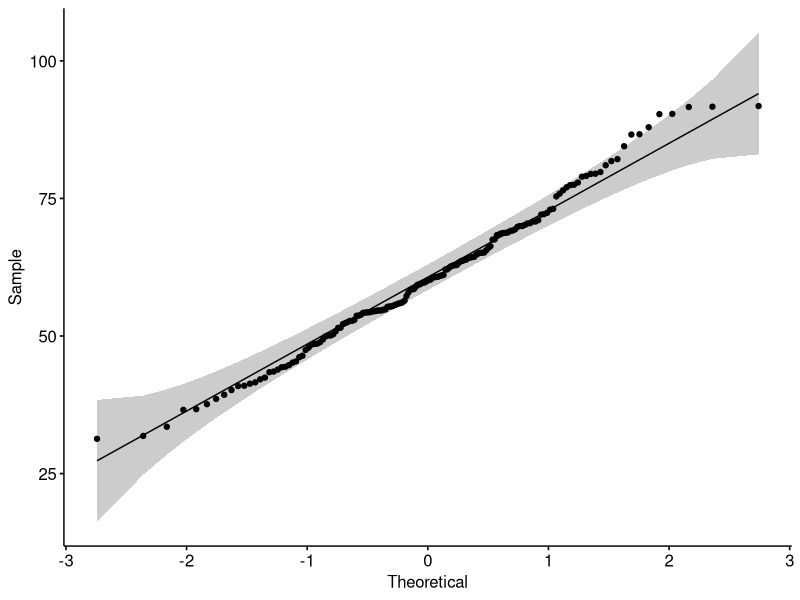
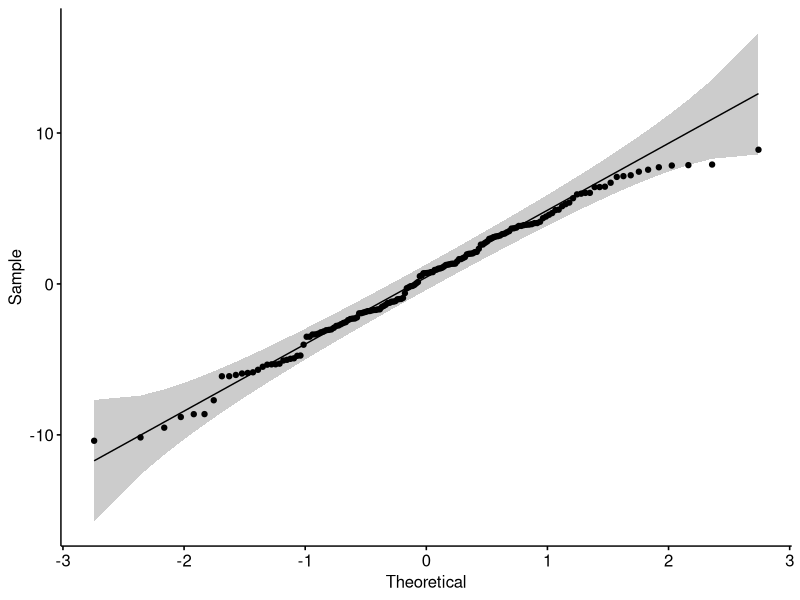
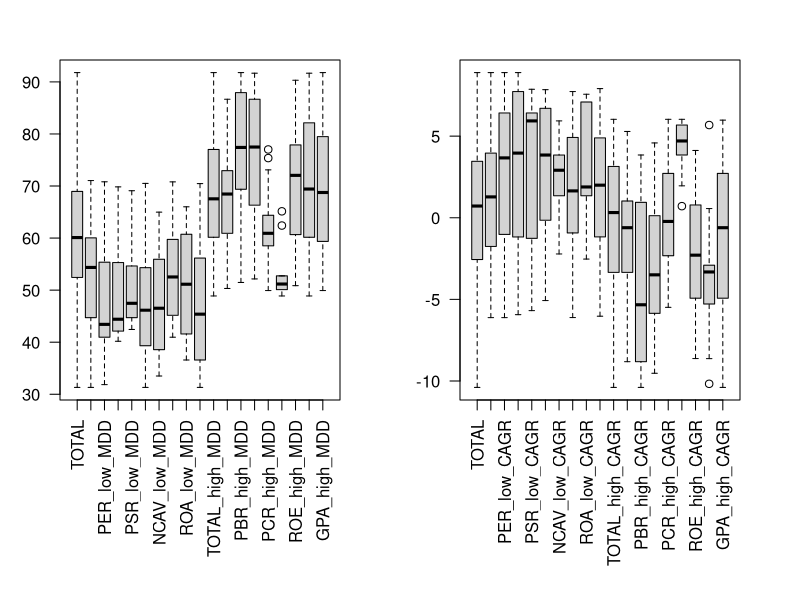

Generate these figures, in order, with R: (Note: this script raises an error after producing the figures.)
TOTAL_low_MDD = c(59.73552, 52.92951, 56.43039, 57.91319, 71.04587, 56.15704, 44.31762, 48.55338, 54.318, 54.20782, 46.41763, 54.80397, 54.30022, 51.5026, 49.36184, 64.33632, 64.25071, 64.98177, 62.87064, 58.39246, 65.10798, 59.55957, 63.55059, 64.1788, 63.26906, 54.5347, 55.6568, 63.88512, 62.89266, 60.04008, 58.53195, 53.67502, 60.76182, 54.25569, 60.73156, 59.74738, 54.63875, 54.39617, 70.46261, 33.50285, 36.57725, 45.38629, 55.29663, 52.7555, 69.83585, 40.90298, 44.4122, 40.17632, 43.54355, 42.12777, 54.82233, 52.34885, 70.50593, 31.31411, 37.60741, 36.70954, 45.16528, 55.36668, 48.4347, 70.81285, 31.84578, 38.56331, 41.32567, 39.31766, 43.42193, 41.57752, 40.95959, 55.36668, 54.64461, 69.09742, 43.88928, 48.62216, 42.44428, 46.14492, 47.47282, 44.70858, 55.93016, 54.63875, 47.891, 70.79506, 52.52811, 66.00452)
TOTAL_low_CAGR = c(-1.756145, 1.155141, -1.681722, -2.298527, -5.899566, 1.494775, 2.612904, 3.960124, 1.302175, 1.714922, 3.419481, 1.779836, 2.125367, -1.456782, -1.377404, -5.028861, -2.783548, -2.217649, -2.399435, -1.68522, -2.748165, -1.727813, -2.531664, -2.665948, -1.525066, -0.9960499, -1.948223, -4.744458, 0.7253263, 2.025629, 2.006881, 2.105479, 1.340845, 4.028249, 1.253287, 1.334346, -1.172487, -1.937601, -6.031198, 3.208229, 1.994673, 2.605071, -1.176548, -1.795383, -5.935466, 7.911159, 3.932292, 7.200442, 7.567444, 7.730341, -0.1516437, -1.005545, -5.07349, 5.149897, 3.842735, 7.091209, 6.70446, -1.249414, -1.020049, -6.117532, 4.892784, 3.668038, 8.892479, 7.84581, 6.419016, 6.44449, 4.921137, -1.261463, -1.803922, -5.690171, 6.418911, 5.933762, 7.871042, 6.03514, 7.14275, 7.436513, 1.347928, -1.136765, -0.9291151, -6.114521, 0.7079273, 1.644249)
PER_low_MDD = c(54.20782, 65.10798, 60.76182, 55.36668, 48.4347, 70.81285, 31.84578, 38.56331, 41.32567, 39.31766, 43.42193, 41.57752, 40.95959)
PER_low_CAGR = c(1.714922, -2.748165, 1.340845, -1.249414, -1.020049, -6.117532, 4.892784, 3.668038, 8.892479, 7.84581, 6.419016, 6.44449, 4.921137)
PBR_low_MDD = c(48.55338, 62.87064, 58.53195, 55.29663, 52.7555, 69.83585, 40.90298, 44.4122, 40.17632, 43.54355, 42.12777, 41.32567, 42.44428)
PBR_low_CAGR = c(3.960124, -2.399435, 2.006881, -1.176548, -1.795383, -5.935466, 7.911159, 3.932292, 7.200442, 7.567444, 7.730341, 8.892479, 7.871042)
PSR_low_MDD = c(46.41763, 59.55957, 54.25569, 43.42193, 55.36668, 54.64461, 69.09742, 43.88928, 48.62216, 42.44428, 46.14492, 47.47282, 44.70858)
PSR_low_CAGR = c(3.419481, -1.727813, 4.028249, 6.419016, -1.261463, -1.803922, -5.690171, 6.418911, 5.933762, 7.871042, 6.03514, 7.14275, 7.436513)
PCR_low_MDD = c(54.318, 58.39246, 53.67502, 40.17632, 54.82233, 52.34885, 70.50593, 31.31411, 37.60741, 36.70954, 45.16528, 39.31766, 46.14492)
PCR_low_CAGR = c(1.302175, -1.68522, 2.105479, 7.200442, -0.1516437, -1.005545, -5.07349, 5.149897, 3.842735, 7.091209, 6.70446, 7.84581, 6.03514)
NCAV_low_MDD = c(44.31762, 64.98177, 60.04008, 33.50285, 44.4122, 37.60741, 38.56331, 48.62216, 55.93016, 52.52811)
NCAV_low_CAGR = c(2.612904, -2.217649, 2.025629, 3.208229, 3.932292, 3.842735, 3.668038, 5.933762, 1.347928, 0.7079273)
ROE_low_MDD = c(54.30022, 64.1788, 59.74738, 45.38629, 42.12777, 45.16528, 40.95959, 44.70858, 54.63875, 47.891, 70.79506, 52.52811, 66.00452)
ROE_low_CAGR = c(2.125367, -2.665948, 1.334346, 2.605071, 7.730341, 6.70446, 4.921137, 7.436513, -1.136765, -0.9291151, -6.114521, 0.7079273, 1.644249)
ROA_low_MDD = c(54.80397, 63.55059, 60.73156, 36.57725, 43.54355, 36.70954, 41.57752, 47.47282, 55.93016, 66.00452)
ROA_low_CAGR = c(1.779836, -2.531664, 1.253287, 1.994673, 7.567444, 7.091209, 6.44449, 7.14275, 1.347928, 1.644249)
GPA_low_MDD = c(56.15704, 64.25071, 62.89266, 54.63875, 54.39617, 70.46261, 33.50285, 36.57725, 45.38629, 40.90298, 31.31411, 31.84578, 43.88928)
GPA_low_CAGR = c(1.494775, -2.783548, 0.7253263, -1.172487, -1.937601, -6.031198, 3.208229, 1.994673, 2.605071, 7.911159, 5.149897, 4.892784, 6.418911)
TOTAL_high_MDD = c(55.78422, 69.98557, 79.08377, 62.66382, 65.59065, 69.1669, 65.13913, 77.41693, 63.6535, 72.14851, 77.48677, 68.63808, 72.04861, 75.87325, 58.95002, 65.17673, 53.70824, 52.74379, 59.32065, 55.48695, 55.99508, 57.26495, 54.49243, 53.87511, 69.98991, 81.03007, 63.80596, 64.73969, 68.32096, 62.40627, 72.37609, 61.01205, 60.60876, 68.82714, 67.56334, 68.71598, 79.48729, 59.36285, 68.75273, 50.0915, 82.13995, 77.89544, 79.45286, 62.09163, 69.3788, 91.7881, 51.47613, 77.02251, 90.36628, 87.93902, 75.36756, 58.50878, 64.38434, 49.91719, 50.09594, 60.15306, 60.66768, 78.94971, 62.10274, 68.45758, 61.102, 50.32052, 86.61566, 60.91614, 86.66972, 70.20445, 72.95201, 81.78581, 62.80338, 66.32161, 84.48958, 52.15469, 91.61178, 73.1025, 91.67252, 90.31764, 48.88074, 79.80292, 60.2585, 67.51392, 50.85685, 76.4657)
TOTAL_high_CAGR = c(1.27587, -3.014087, -0.2845809, 2.329211, 3.920335, -3.352093, 1.95534, -5.329465, -2.325889, -3.499623, -5.324436, -3.296308, -4.96068, 1.647249, 4.69399, 4.463912, 0.7387435, 5.390214, -0.07089932, 0.5117284, 1.027697, 0.126188, 0.5628534, 0.7822706, -2.585094, 0.03069504, 2.984746, 4.357768, -3.150707, 0.7106178, -4.027232, -1.721624, -1.895239, -3.497574, -3.045556, -3.069312, 1.013416, 3.497168, 3.731724, 5.980701, -5.283552, -4.927902, 0.9448665, 3.30156, 3.102032, -10.39244, 3.845161, -5.487702, -10.17204, -8.625563, 1.073387, 3.144432, 3.027398, 2.718388, 6.031721, -2.907206, -2.290195, 0.9244867, 3.334075, 3.165813, -0.6085307, 5.286184, -8.817798, -0.2240018, -5.855727, -3.344769, -1.855616, -0.1346363, 2.810321, 4.58293, -5.350716, 3.896767, -9.526129, -3.206488, -8.630212, -7.708542, 5.679642, 0.7832768, 4.032746, 3.688651, 4.121116, -4.762961)
PER_high_MDD = c(72.14851, 55.99508, 60.60876, 78.94971, 62.10274, 68.45758, 61.102, 50.32052, 86.61566, 60.91614, 86.66972, 70.20445, 72.95201)
PER_high_CAGR = c(-3.499623, 1.027697, -1.895239, 0.9244867, 3.334075, 3.165813, -0.6085307, 5.286184, -8.817798, -0.2240018, -5.855727, -3.344769, -1.855616)
PBR_high_MDD = c(77.41693, 59.32065, 72.37609, 79.45286, 62.09163, 69.3788, 91.7881, 51.47613, 77.02251, 90.36628, 87.93902, 86.61566, 91.61178)
PBR_high_CAGR = c(-5.329465, -0.07089932, -4.027232, 0.9448665, 3.30156, 3.102032, -10.39244, 3.845161, -5.487702, -10.17204, -8.625563, -8.817798, -9.526129)
PSR_high_MDD = c(77.48677, 57.26495, 68.82714, 86.66972, 81.78581, 62.80338, 66.32161, 84.48958, 52.15469, 91.61178, 73.1025, 91.67252, 90.31764)
PSR_high_CAGR = c(-5.324436, 0.126188, -3.497574, -5.855727, -0.1346363, 2.810321, 4.58293, -5.350716, 3.896767, -9.526129, -3.206488, -8.630212, -7.708542)
PCR_high_MDD = c(63.6535, 55.48695, 61.01205, 77.02251, 75.36756, 58.50878, 64.38434, 49.91719, 50.09594, 60.15306, 60.66768, 60.91614, 73.1025)
PCR_high_CAGR = c(-2.325889, 0.5117284, -1.721624, -5.487702, 1.073387, 3.144432, 3.027398, 2.718388, 6.031721, -2.907206, -2.290195, -0.2240018, -3.206488)
NCAV_high_MDD = c(65.13913, 52.74379, 62.40627, 50.0915, 51.47613, 50.09594, 50.32052, 52.15469, 48.88074, 50.85685)
NCAV_high_CAGR = c(1.95534, 5.390214, 0.7106178, 5.980701, 3.845161, 6.031721, 5.286184, 3.896767, 5.679642, 4.121116)
ROE_high_MDD = c(72.04861, 53.87511, 68.71598, 77.89544, 87.93902, 60.66768, 72.95201, 90.31764, 79.80292, 60.2585, 67.51392, 50.85685, 76.4657)
ROE_high_CAGR = c(-4.96068, 0.7822706, -3.069312, -4.927902, -8.625563, -2.290195, -1.855616, -7.708542, 0.7832768, 4.032746, 3.688651, 4.121116, -4.762961)
ROA_high_MDD = c(68.63808, 54.49243, 67.56334, 82.13995, 90.36628, 60.15306, 70.20445, 91.67252, 48.88074, 76.4657)
ROA_high_CAGR = c(-3.296308, 0.5628534, -3.045556, -5.283552, -10.17204, -2.907206, -3.344769, -8.630212, 5.679642, -4.762961)
GPA_high_MDD = c(69.1669, 53.70824, 68.32096, 79.48729, 59.36285, 68.75273, 50.0915, 82.13995, 77.89544, 91.7881, 49.91719, 61.102, 84.48958)
GPA_high_CAGR = c(-3.352093, 0.7387435, -3.150707, 1.013416, 3.497168, 3.731724, 5.980701, -5.283552, -4.927902, -10.39244, 2.718388, -0.6085307, -5.350716)

MDD = c(TOTAL_low_MDD, TOTAL_high_MDD)
CAGR = c(TOTAL_low_CAGR, TOTAL_high_CAGR)

# 지표간 상관관계가 높은 경우 (p값 0.01, 0.05, 1e-8)
top_12_CAGR = c(60.15, 51.47, 65.17, 48.62, 52.15, 42.44, 44.41, 58.95, 63.27, 86.61, 46.14, 41.58)
top_12_MDD = c(3.84, 4.46, 5.93, 3.90, 7.87, 3.93, 4.69, -1.52, -8.81, 6.03, 6.44, 7.20)
top_52_CAGR = c(90.31764, 49.36184, 73.1025, 51.47613, 65.17673, 44.31762, 48.62216, 67.56334, 78.94971, 43.42193, 47.47282, 62.40627, 54.82233, 84.48958, 52.15469, 61.102, 42.44428, 44.4122, 36.70954, 69.98991, 60.73156, 37.60741, 55.6568, 49.91719, 55.93016, 58.95002, 64.38434, 50.32052, 86.66972, 57.26495, 31.84578, 90.36628, 63.26906, 55.99508, 86.61566, 52.52811, 65.13913, 31.31411, 33.50285, 55.48695, 69.98557, 54.25569, 46.14492, 55.29663, 69.3788, 53.70824, 75.87325, 50.0915, 52.92951, 70.20445, 56.15704, 40.17632)
top_52_MDD = c(-7.708542, -1.377404, -3.206488, 3.845161, 4.463912, 2.612904, 5.933762, -3.045556, 0.9244867, 6.419016, 7.14275, 0.7106178, -0.1516437, -5.350716, 3.896767, -0.6085307, 7.871042, 3.932292, 7.091209, -2.585094, 1.253287, 3.842735, -1.948223, 2.718388, 1.347928, 4.69399, 3.027398, 5.286184, -5.855727, 0.126188, 4.892784, -10.17204, -1.525066, 1.027697, -8.817798, 0.7079273, 1.95534, 5.149897, 3.208229, 0.5117284, -3.014087, 4.028249, 6.03514, -1.176548, 3.102032, 0.7387435, 1.647249, 5.980701, 1.155141, -3.344769, 1.494775, 7.200442)
top_74_CAGR = c(69.83585, 90.31764, 58.50878, 49.36184, 64.73969, 73.1025, 51.47613, 65.17673, 62.09163, 44.31762, 48.62216, 67.56334, 78.94971, 43.42193, 47.47282, 62.40627, 55.36668, 54.30022, 38.56331, 54.82233, 57.91319, 70.50593, 84.48958, 55.36668, 52.15469, 64.33632, 61.102, 43.54355, 52.7555, 42.44428, 44.4122, 36.70954, 69.98991, 60.73156, 37.60741, 55.6568, 56.43039, 75.36756, 49.91719, 55.93016, 58.95002, 52.34885, 64.38434, 50.32052, 86.66972, 57.26495, 54.49243, 31.84578, 90.36628, 63.26906, 55.99508, 86.61566, 52.52811, 79.45286, 62.89266, 65.13913, 31.31411, 33.50285, 55.48695, 69.98557, 54.25569, 46.14492, 55.29663, 69.3788, 53.70824, 60.60876, 75.87325, 50.0915, 52.92951, 70.20445, 40.95959, 50.09594, 56.15704, 40.17632)
top_74_MDD = c(-5.935466, -7.708542, 3.144432, -1.377404, 4.357768, -3.206488, 3.845161, 4.463912, 3.30156, 2.612904, 5.933762, -3.045556, 0.9244867, 6.419016, 7.14275, 0.7106178, -1.261463, 2.125367, 3.668038, -0.1516437, -2.298527, -5.07349, -5.350716, -1.249414, 3.896767, -5.028861, -0.6085307, 7.567444, -1.795383, 7.871042, 3.932292, 7.091209, -2.585094, 1.253287, 3.842735, -1.948223, -1.681722, 1.073387, 2.718388, 1.347928, 4.69399, -1.005545, 3.027398, 5.286184, -5.855727, 0.126188, 0.5628534, 4.892784, -10.17204, -1.525066, 1.027697, -8.817798, 0.7079273, 0.9448665, 0.7253263, 1.95534, 5.149897, 3.208229, 0.5117284, -3.014087, 4.028249, 6.03514, -1.176548, 3.102032, 0.7387435, -1.895239, 1.647249, 5.980701, 1.155141, -3.344769, 4.921137, 6.031721, 1.494775, 7.200442)

# 2-factor linear model에서 p값이 0.05 이하인 경우
top_44_MDD = c(69.83585, 41.57752, 65.17673, 48.62216, 78.94971, 47.47282, 55.36668, 54.30022, 38.56331, 70.50593, 52.15469, 43.54355, 52.7555, 42.44428, 44.4122, 40.90298, 91.61178, 48.55338, 60.66768, 45.38629, 55.93016, 68.82714, 44.70858, 31.84578, 63.26906, 58.53195, 46.41763, 60.15306, 43.88928, 66.32161, 42.12777, 69.09742, 33.50285, 36.57725, 54.25569, 46.14492, 55.29663, 54.64461, 52.92951, 60.91614, 63.88512, 40.95959, 56.15704, 40.17632)
top_44_CAGR = c(-5.935466, 6.44449, 4.463912, 5.933762, 0.9244867, 7.14275, -1.261463, 2.125367, 3.668038, -5.07349, 3.896767, 7.567444, -1.795383, 7.871042, 3.932292, 7.911159, -9.526129, 3.960124, -2.290195, 2.605071, 1.347928, -3.497574, 7.436513, 4.892784, -1.525066, 2.006881, 3.419481, -2.907206, 6.418911, 4.58293, 7.730341, -5.690171, 3.208229, 1.994673, 4.028249, 6.03514, -1.176548, -1.803922, 1.155141, -0.2240018, -4.744458, 4.921137, 1.494775, 7.200442)

# 0.01 이하인 경우 
top_31_MDD = c(69.83585, 41.57752, 48.62216, 78.94971, 47.47282, 55.36668, 70.50593, 52.15469, 43.54355, 52.7555, 42.44428, 44.4122, 40.90298, 48.55338, 60.66768, 55.93016, 44.70858, 58.53195, 60.15306, 43.88928, 42.12777, 33.50285, 36.57725, 54.25569, 46.14492, 55.29663, 54.64461, 60.91614, 63.88512, 56.15704, 40.17632)
top_31_CAGR = c(-5.935466, 6.44449, 5.933762, 0.9244867, 7.14275, -1.261463, -5.07349, 3.896767, 7.567444, -1.795383, 7.871042, 3.932292, 7.911159, 3.960124, -2.290195, 1.347928, 7.436513, 2.006881, -2.907206, 6.418911, 7.730341, 3.208229, 1.994673, 4.028249, 6.03514, -1.176548, -1.803922, -0.2240018, -4.744458, 1.494775, 7.200442)


# import library
library(ggpubr)


# 정규분포인지 검사사
ggqqplot(MDD)
shapiro.test(MDD)

ggqqplot(CAGR)
shapiro.test(CAGR)

# 전부 plot
par(mfrow=c(1, 2), mar=c(10,3,3,3))

#boxplot(TOTAL_top_MDD, PER_top_MDD, PBR_top_MDD, PSR_top_MDD, PCR_top_MDD, NCAV_top_MDD, ROE_top_MDD, ROA_top_MDD, GPA_top_MDD, TOTAL_bottom_MDD, PER_bottom_MDD, PBR_bottom_MDD, PSR_bottom_MDD, PCR_bottom_MDD, NCAV_bottom_MDD, ROE_bottom_MDD, ROA_bottom_MDD, GPA_bottom_MDD, names=c('TOTAL_top_MDD', 'PER_top_MDD', 'PBR_top_MDD', 'PSR_top_MDD', 'PCR_top_MDD', 'NCAV_top_MDD', 'ROE_top_MDD', 'ROA_top_MDD', 'GPA_top_MDD', 'TOTAL_bottom_MDD', 'PER_bottom_MDD', 'PBR_bottom_MDD', 'PSR_bottom_MDD', 'PCR_bottom_MDD', 'NCAV_bottom_MDD', 'ROE_bottom_MDD', 'ROA_bottom_MDD', 'GPA_bottom_MDD'), las=2)
#boxplot(TOTAL_top_CAGR, PER_top_CAGR, PBR_top_CAGR, PSR_top_CAGR, PCR_top_CAGR, NCAV_top_CAGR, ROE_top_CAGR, ROA_top_CAGR, GPA_top_CAGR, TOTAL_bottom_CAGR, PER_bottom_CAGR, PBR_bottom_CAGR, PSR_bottom_CAGR, PCR_bottom_CAGR, NCAV_bottom_CAGR, ROE_bottom_CAGR, ROA_bottom_CAGR, GPA_bottom_CAGR, names=c('TOTAL_top_CAGR', 'PER_top_CAGR', 'PBR_top_CAGR', 'PSR_top_CAGR', 'PCR_top_CAGR', 'NCAV_top_CAGR', 'ROE_top_CAGR', 'ROA_top_CAGR', 'GPA_top_CAGR', 'TOTAL_bottom_CAGR', 'PER_bottom_CAGR', 'PBR_bottom_CAGR', 'PSR_bottom_CAGR', 'PCR_bottom_CAGR', 'NCAV_bottom_CAGR', 'ROE_bottom_CAGR', 'ROA_bottom_CAGR', 'GPA_bottom_CAGR'), las=2)
boxplot(MDD, TOTAL_low_MDD, PER_low_MDD, PBR_low_MDD, PSR_low_MDD, PCR_low_MDD, NCAV_low_MDD, ROE_low_MDD, ROA_low_MDD, GPA_low_MDD, TOTAL_high_MDD, PER_high_MDD, PBR_high_MDD, PSR_high_MDD, PCR_high_MDD, NCAV_high_MDD, ROE_high_MDD, ROA_high_MDD, GPA_high_MDD, names=c('TOTAL', 'TOTAL_low_MDD', 'PER_low_MDD', 'PBR_low_MDD', 'PSR_low_MDD', 'PCR_low_MDD', 'NCAV_low_MDD', 'ROE_low_MDD', 'ROA_low_MDD', 'GPA_low_MDD', 'TOTAL_high_MDD', 'PER_high_MDD', 'PBR_high_MDD', 'PSR_high_MDD', 'PCR_high_MDD', 'NCAV_high_MDD', 'ROE_high_MDD', 'ROA_high_MDD', 'GPA_high_MDD'), las=2)
boxplot(CAGR, TOTAL_low_CAGR, PER_low_CAGR, PBR_low_CAGR, PSR_low_CAGR, PCR_low_CAGR, NCAV_low_CAGR, ROE_low_CAGR, ROA_low_CAGR, GPA_low_CAGR, TOTAL_high_CAGR, PER_high_CAGR, PBR_high_CAGR, PSR_high_CAGR, PCR_high_CAGR, NCAV_high_CAGR, ROE_high_CAGR, ROA_high_CAGR, GPA_high_CAGR, names=c('TOTAL', 'TOTAL_low_CAGR', 'PER_low_CAGR', 'PBR_low_CAGR', 'PSR_low_CAGR', 'PCR_low_CAGR', 'NCAV_low_CAGR', 'ROE_low_CAGR', 'ROA_low_CAGR', 'GPA_low_CAGR', 'TOTAL_high_CAGR', 'PER_high_CAGR', 'PBR_high_CAGR', 'PSR_high_CAGR', 'PCR_high_CAGR', 'NCAV_high_CAGR', 'ROE_high_CAGR', 'ROA_high_CAGR', 'GPA_high_CAGR'), las=2)


mdd = data.frame(value=c(MDD, top_52_MDD), category=factor(rep(c("total", "top_52"), times=c(length(MDD), length(top_52_MDD)))))
summary(aov(value ~ category, data=mdd))

cagr = data.frame(value=c(CAGR, top_52_CAGR), category=factor(rep(c("total", "top_52"), times=c(length(CAGR), length(top_52_CAGR)))))
summary(aov(value ~ category, data=cagr))

par(mfrow=c(1, 2))

boxplot(MDD, top_74_MDD, top_52_MDD, top_12_MDD, names=c("total", 'top_74', 'top_52', 'top_12', top_))
title("MDD")
boxplot(CAGR, top_74_CAGR, top_52_CAGR, top_12_CAGR, names=c("total", 'top_74', 'top_52', 'top_12'))
title("CAGR")

par(mfrow=c(1, 2))

boxplot(MDD, top_44_MDD, top_31_MDD, names=c("total", 'top_44', 'top_31'))
title("MDD")
boxplot(CAGR, top_44_CAGR, top_31_CAGR, names=c("total", 'top_44', 'top_31'))
title("CAGR")

shapiro.test(top_44_MDD)
mdd = data.frame(value=c(MDD, top_44_MDD), category=factor(rep(c("total", "top_44"), times=c(length(MDD), length(top_44_MDD)))))
summary(aov(value ~ category, data=mdd))

shapiro.test(top_44_CAGR)
cagr = data.frame(value=c(CAGR, top_44_CAGR), category=factor(rep(c("total", "top_44"), times=c(length(CAGR), length(top_44_CAGR)))))
kruskal.test(value ~ category, data=cagr)

shapiro.test(top_31_MDD)
mdd = data.frame(value=c(MDD, top_31_MDD), category=factor(rep(c("total", "top_31"), times=c(length(MDD), length(top_31_MDD)))))
summary(aov(value ~ category, data=mdd))

shapiro.test(top_31_CAGR)
cagr = data.frame(value=c(CAGR, top_31_CAGR), category=factor(rep(c("total", "top_31"), times=c(length(CAGR), length(top_31_CAGR)))))
kruskal.test(value ~ category, data=cagr)



